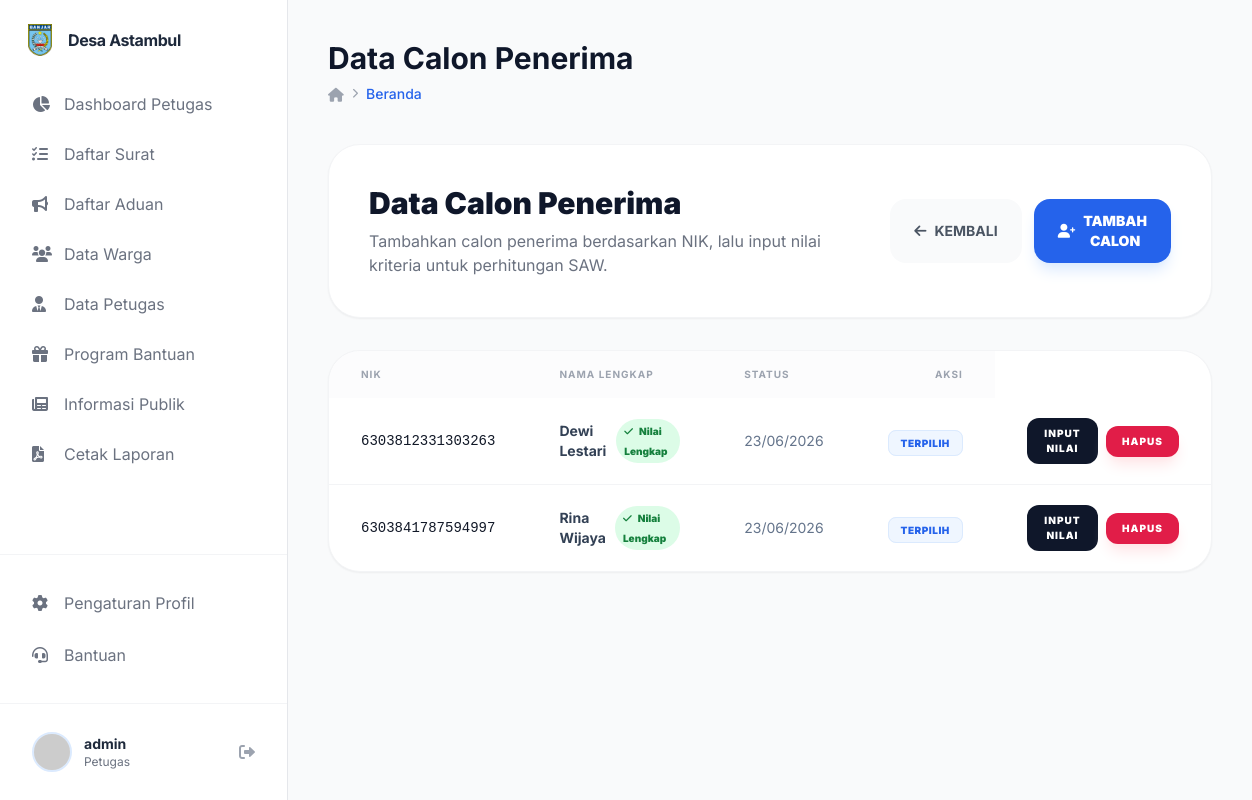
The app's page /public/blt/calon/4 (signed in) with its own data.
### tables this page shows
CREATE TABLE `calon_penerima` (
  `id_calon` int NOT NULL,
  `id_warga` int NOT NULL,
  `id_program` int NOT NULL,
  `tanggal_usulan` date NOT NULL,
  `status` enum('diusulkan','diproses','terpilih','tidak_terpilih') NOT NULL DEFAULT 'diusulkan',
  `created_at` datetime NOT NULL DEFAULT CURRENT_TIMESTAMP,
  `updated_at` datetime NOT NULL DEFAULT CURRENT_TIMESTAMP ON UPDATE CURRENT_TIMESTAMP
);

CREATE TABLE `warga` (
  `id_warga` int NOT NULL,
  `nik` varchar(16) DEFAULT NULL,
  `nama_lengkap` varchar(100) DEFAULT NULL,
  `tempat_lahir` varchar(50) DEFAULT NULL,
  `tanggal_lahir` date DEFAULT NULL,
  `jenis_kelamin` enum('L','P') DEFAULT NULL COMMENT 'L = Laki-laki, P = Perempuan',
  `alamat` text,
  `rt_rw` varchar(10) DEFAULT NULL,
  `pekerjaan` varchar(50) DEFAULT NULL,
  `penghasilan` decimal(12,2) DEFAULT NULL,
  `jumlah_tanggungan` int DEFAULT NULL,
  `kondisi_rumah` enum('layak','kurang_layak','tidak_layak') DEFAULT NULL,
  `status_kawin` enum('kawin','belum_kawin','cerai') DEFAULT NULL,
  `created_at` datetime DEFAULT NULL,
  `updated_at` datetime DEFAULT NULL
);

### app/core/Controller.php (called while the page is built, shortened)
<?php
class Controller {
    public function view($view, $data = []) {
        require_once '../app/views/' . $view . '.php';
    }
    public function model($model) {
        return new $model;
    }
}

### app/controllers/Blt.php (called while the page is built, shortened)
<?php
class Blt extends Controller {
    public function calon($id_program = null)
    {
        $bltModel = $this->model('BltModel');
        $wargaModel = $this->model('WargaModel');
        $data['judul'] = 'Data Calon Penerima';
        $data['id_program'] = $id_program;
        $data['kriteria'] = $bltModel->getKriteria();
        $data['calon'] = $bltModel->getCalonPenerima($id_program);
        $data['all_warga'] = $wargaModel->getAllWarga();
        $this->view('blt/calon', $data);
    }
}

### app/core/App.php (called while the page is built, shortened)
<?php
class App {
    protected $method = 'index';
    protected $params = [];
    public function __construct() {
        $url = $this->parseURL();
        if ($url && file_exists('../app/controllers/' . $url[0] . '.php')) {
            unset($url[0]);
        }
        $this->controller = new $this->controller;
        if (isset($url[1])) {
            if (method_exists($this->controller, $url[1])) {
                $this->method = $url[1];
                unset($url[1]);
            }
        }
        if (!empty($url)) {
            $this->params = array_values($url);
        }
        call_user_func_array([$this->controller, $this->method], $this->params);
    }
    public function parseURL() {
        if (isset($_GET['url'])) {
            $url = rtrim($_GET['url'], '/');
            $url = filter_var($url, FILTER_SANITIZE_URL);
            $url = explode('/', $url);
            return $url;
        }
    }
}

### public/index.php (called while the page is built, shortened)
<?php
$app = new App;

### app/core/Database.php (called while the page is built, shortened)
<?php
class Database {
    private $host = DB_HOST;
    private $user = DB_USER;
    private $pass = DB_PASS;
    private $dbname = DB_NAME;
    private $dbh;
    private $stmt;
    public function __construct() {
        $dsn = 'mysql:host=' . $this->host . ';dbname=' . $this->dbname;
        $options = [
            PDO::ATTR_PERSISTENT => true,
            PDO::ATTR_ERRMODE => PDO::ERRMODE_EXCEPTION
        ];
        try {
            $this->dbh = new PDO($dsn, $this->user, $this->pass, $options);
        } catch (PDOException $e) {
            die($e->getMessage());
        }
    }
    public function query($sql) {
        $this->stmt = $this->dbh->prepare($sql);
    }
    public function bind($param, $value, $type = null) {
        if (is_null($type)) {
            switch (true) {
                case is_int($value):
                    $type = PDO::PARAM_INT;
                    break;
                default:
                    $type = PDO::PARAM_STR;
            }
        }
        $this->stmt->bindValue($param, $value, $type);
    }
    public function execute() {
        return $this->stmt->execute();
    }
    public function resultSet() {
        $this->execute();
        return $this->stmt->fetchAll(PDO::FETCH_ASSOC);
    }
}

### app/models/BltModel.php (called while the page is built, shortened)
<?php
class BltModel {
    private $db;
    public function __construct() {
        $this->db = new Database;
    }
    public function getKriteria() {
        $this->db->query('SELECT * FROM kriteria_bantuan ORDER BY id_kriteria ASC');
        $kriteria = $this->db->resultSet();
        return $kriteria;
    }
    public function getSubKriteria($id_kriteria) {
        $this->db->query('SELECT * FROM sub_kriteria WHERE id_kriteria = :id_kriteria ORDER BY nilai DESC');
        $this->db->bind('id_kriteria', $id_kriteria);
        return $this->db->resultSet();
    }
    public function getCalonPenerima($id_program) {
        $this->db->query('SELECT c.id_calon, c.id_warga, c.id_program, c.tanggal_usulan, c.status, c.created_at, c.updated_at, w.nik, w.nama_lengkap, w.alamat, w.penghasilan, w.jumlah_tanggungan, w.kondisi_rumah, w.pekerjaan FROM calon_penerima c JOIN warga w ON c.id_warga = w.id_warga WHERE c.id_program = :id_program ORDER BY c.created_at DESC');
        $this->db->bind('id_program', $id_program);
        $calon = $this->db->resultSet();
        foreach ($calon as &$c) {
            $this->db->query('SELECT COUNT(*) as total FROM nilai_kriteria_calon WHERE id_calon = :id_calon');
            $this->db->bind('id_calon', $c['id_calon']);
            $this->db->query('SELECT id_kriteria, nilai_asli FROM nilai_kriteria_calon WHERE id_calon = :id_calon');
            $this->db->bind('id_calon', $c['id_calon']);
        }
        return $calon;
    }
}

### app/views/blt/calon.php (the view, shortened to what this page needs)
<div class="space-y-8">
    <div class="bg-white p-10 rounded-[32px] shadow-sm border border-gray-100 flex flex-col md:flex-row justify-between items-start md:items-center gap-6">
        <div>
            <h2 class="text-3xl font-black text-slate-900 mb-2">Data Calon Penerima</h2>
            <p class="text-gray-500">Tambahkan calon penerima berdasarkan NIK, lalu input nilai kriteria untuk perhitungan SAW.</p>
        </div>
        <div class="flex gap-3">
            <a href="<?= BASEURL; ?>/blt/admin" class="px-6 py-3 bg-gray-50 text-gray-600 rounded-2xl font-bold text-sm hover:bg-gray-100 transition flex items-center">
                <i class="fas fa-arrow-left mr-2"></i> KEMBALI
            </a>
            <?php if($_SESSION['user']['level'] == 'petugas'): ?>
                <button onclick="openCalonModal()" class="px-6 py-3 bg-blue-600 text-white rounded-2xl font-black text-sm hover:bg-blue-700 transition flex items-center shadow-lg shadow-blue-100">
                    <i class="fas fa-user-plus mr-2"></i> TAMBAH CALON
                </button>
            <?php endif; ?>
        </div>
    </div>
    <div class="bg-white rounded-[32px] shadow-sm border border-gray-100 overflow-hidden">
        <div class="overflow-x-auto">
            <table class="w-full text-left border-collapse">
                <thead class="bg-gray-50/50">
                    <tr>
                        <th class="px-8 py-4 text-[10px] font-bold text-gray-400 uppercase tracking-widest">NIK</th>
                        <th class="px-8 py-4 text-[10px] font-bold text-gray-400 uppercase tracking-widest">Nama Lengkap</th>
                        <th class="px-8 py-4 text-[10px] font-bold text-gray-400 uppercase tracking-widest">Status</th>
                        <th class="px-8 py-4 text-[10px] font-bold text-gray-400 uppercase tracking-widest text-right">Aksi</th>
                    </tr>
                </thead>
                <tbody class="divide-y divide-gray-100">
                    <?php if(empty($data['calon'])): ?>
                        <tr>
                            <td colspan="7" class="px-8 py-12 text-center text-gray-500 italic">Belum ada calon penerima.</td>
                        </tr>
                    <?php else: ?>
                        <?php foreach($data['calon'] as $c): ?>
                        <tr class="hover:bg-gray-50/50 transition">
                            <td class="px-8 py-5 text-sm font-mono"><?= $c['nik'] ?></td>
                            <td class="px-8 py-5 text-sm font-bold text-slate-700">
                                <div class="flex items-center gap-2">
                                    <?= $c['nama_lengkap'] ?>
                                    <?php if($c['total_nilai'] > 0): ?>
                                        <span class="px-2 py-0.5 bg-green-100 text-green-700 text-[10px] font-black rounded-full">
                                            <i class="fas fa-check mr-1"></i> Nilai Lengkap
                                        </span>
                                    <?php endif; ?>
                                </div>
                            </td>
                            <td class="px-8 py-5 text-sm text-slate-500"><?= date('d/m/Y', strtotime($c['tanggal_usulan'])) ?></td>
                            <td class="px-8 py-5">
                                <span class="px-3 py-1.5 text-[10px] font-black rounded-lg border uppercase tracking-wider bg-blue-50 text-blue-600 border-blue-100">
                                    <?= $c['status'] ?>
                                </span>
                            </td>
                            <td class="px-8 py-5 text-right flex justify-end items-center gap-2">
                                <?php if($_SESSION['user']['level'] == 'petugas'): ?>
                                    <button onclick='openNilaiModal(<?= $c['id_calon'] ?>)' class="px-4 py-2 bg-slate-900 text-white rounded-xl font-black text-[10px] uppercase tracking-widest hover:bg-slate-800 transition flex items-center">
                                        Input Nilai
                                    </button>
                                    <a href="<?= BASEURL; ?>/blt/hapus_calon/<?= $data['id_program'] ?>/<?= $c['id_calon'] ?>" onclick="return confirm('Hapus calon penerima ini?')" class="px-4 py-2 bg-rose-600 text-white rounded-xl font-black text-[10px] uppercase tracking-widest hover:bg-rose-700 transition shadow-lg shadow-rose-100 flex items-center">
                                        Hapus
                                    </a>
                                <?php elseif($_SESSION['user']['level'] == 'kades'): ?>
                                    <button onclick='openNilaiModal(<?= $c['id_calon'] ?>, true)' class="px-4 py-2 bg-blue-50 text-blue-600 rounded-xl font-black text-[10px] uppercase tracking-widest hover:bg-blue-100 transition flex items-center">
                                        Lihat Nilai
                                    </button>
                                <?php else: ?>
                                    <span class="text-[10px] font-black text-gray-300 uppercase tracking-widest">No Action</span>
                                <?php endif; ?>
                            </td>
                        </tr>
                        <?php endforeach; ?>
                    <?php endif; ?>
                </tbody>
            </table>
        </div>
    </div>
</div>

### app/views/templates/header.php (style rules this page uses)
body { font-family: 'Inter', sans-serif; }

### records on screen
calon_penerima: id_warga.nik "6303812331303263", id_warga.nama_lengkap "Dewi Lestari", shows "Nilai Lengkap", tanggal_usulan "23/06/2026", status "TERPILIH"
calon_penerima: id_warga.nik "6303841787594997", id_warga.nama_lengkap "Rina Wijaya", shows "Nilai Lengkap", tanggal_usulan "23/06/2026", status "TERPILIH"

### other values on screen
$_SESSION['user']['nik'] "admin"
$level "Petugas"
$data['judul'] "Data Calon Penerima"
